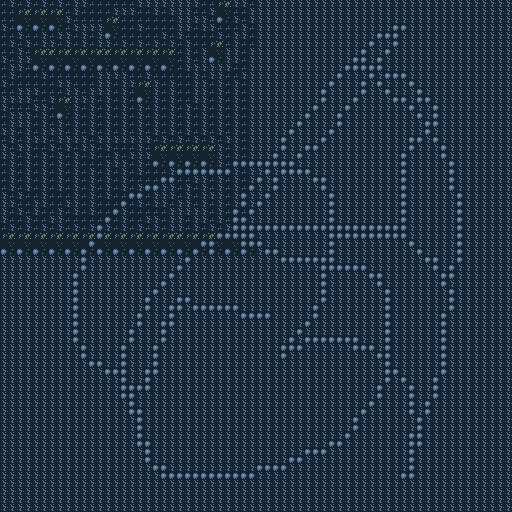

This is a level from a 2D game, rendered from its Tiled map with the project's own tilesets. A one-line summary and the map file follow, with tile-layer data summarised:
An orthogonal 64x64 tile map with 8x8 px tiles, 1 tile layer (Tile Layer 1).

<map version="1.0" tiledversion="1.1.5" orientation="orthogonal" renderorder="right-down" width="64" height="64" tilewidth="8" tileheight="8" infinite="0" nextobjectid="1">
 <tileset firstgid="1" source="tileset.tsx" />
 <layer name="Tile Layer 1" width="64" height="64">
  <data>[4096 cells, 4096 non-empty, 8 distinct tile ids]</data>
 </layer>
</map>